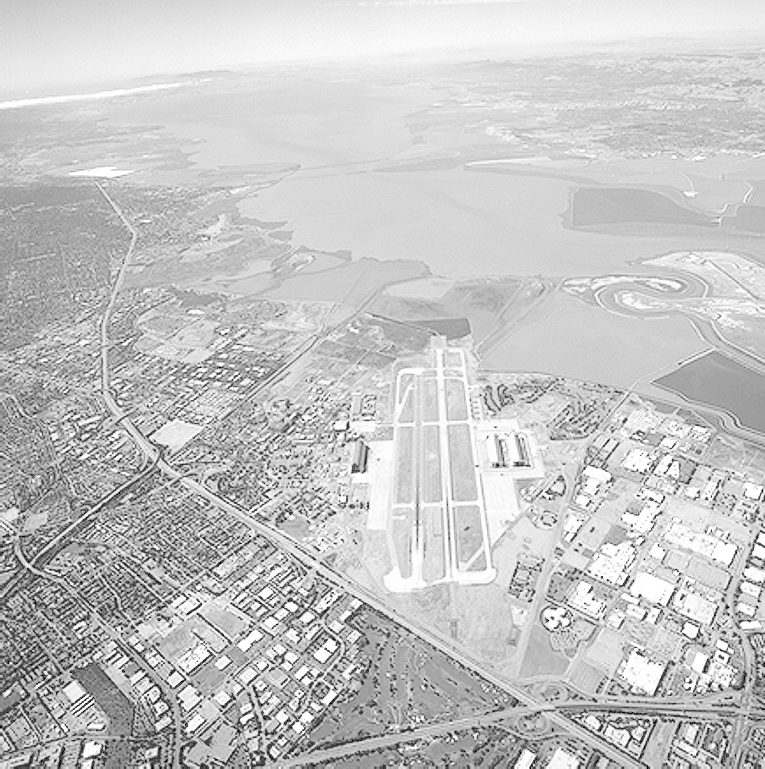
#> input picture data/original/runway.png, 765 x 769 px
$ jupyter execute q5.ipynb
#> lines starting #> are read from the running program, lines starting #| are printed output that depends on the picture
(a) Compute a normalized 5×5 Gaussian kernel (σ = 2) using NumPy

[cell 1]
import numpy as np

def gaussian_kernel(size, sigma):
#> called with size = 5, sigma = 2
    k = size // 2
    kernel = np.zeros((size, size), dtype=np.float32)

    for i in range(-k, k+1):
        for j in range(-k, k+1):
            kernel[i+k, j+k] = np.exp(-(i**2 + j**2) / (2 * sigma**2))

    # Normalize kernel
    kernel /= np.sum(kernel)
    return kernel

kernel_5x5 = gaussian_kernel(5, sigma=2)

print("5x5 Gaussian Kernel (σ=2):")
print(kernel_5x5)
print("Sum of kernel:", kernel_5x5.sum())

(b) Visualize a 51×51 Gaussian kernel as a 3D surface plot

[cell 2]
import matplotlib.pyplot as plt
from mpl_toolkits.mplot3d import Axes3D

kernel_51x51 = gaussian_kernel(51, sigma=2)

x = np.arange(51)
y = np.arange(51)
X, Y = np.meshgrid(x, y)

fig = plt.figure(figsize=(8,6))
ax = fig.add_subplot(111, projection='3d')

ax.plot_surface(X, Y, kernel_51x51, cmap='viridis')

ax.set_title("3D Surface Plot of 51x51 Gaussian Kernel (σ = 2)")
ax.set_xlabel("X")
ax.set_ylabel("Y")
ax.set_zlabel("Kernel Value")

plt.show()
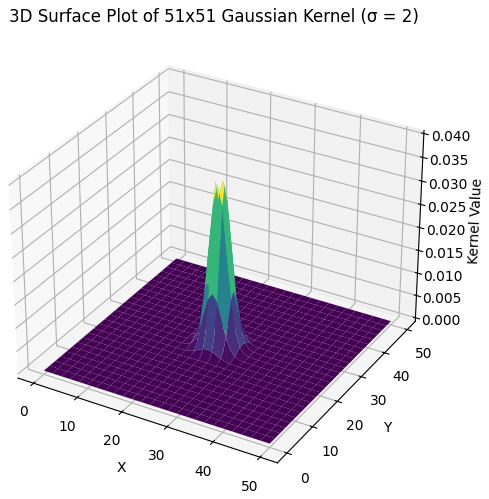
#> figure drawn by matplotlib, 1 panel

(c) Apply Gaussian smoothing using the manually computed kernel

[cell 3]
import cv2
import matplotlib.pyplot as plt
import os

# Load grayscale image
image_path = "../data/original/runway.png"
img = cv2.imread(image_path, cv2.IMREAD_GRAYSCALE)
#> img is the input picture: shape (769, 765); min 0, max 255, mean 197.1

if img is None:
    raise FileNotFoundError("Image not found")

# Apply manual Gaussian filtering
smoothed_manual = cv2.filter2D(img, -1, kernel_5x5)
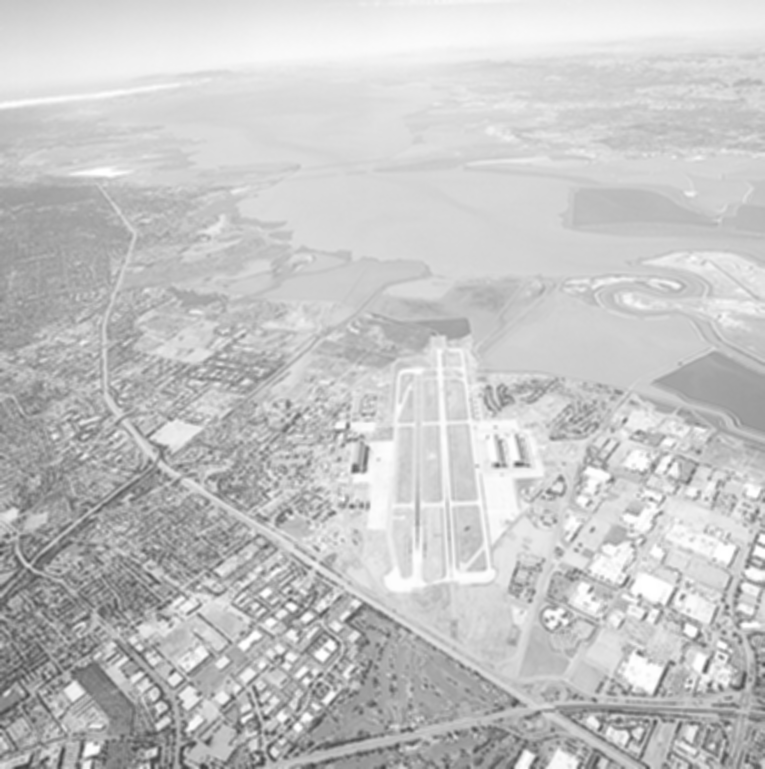
#> smoothed_manual: shape (769, 765); min 63, max 255, mean 197.1

plt.figure(figsize=(10,4))

plt.subplot(1,2,1)
plt.imshow(img, cmap='gray')
plt.title("Original Image")
plt.axis("off")

plt.subplot(1,2,2)
plt.imshow(smoothed_manual, cmap='gray')
plt.title("Gaussian Smoothed (Manual Kernel)")
plt.axis("off")

plt.show()
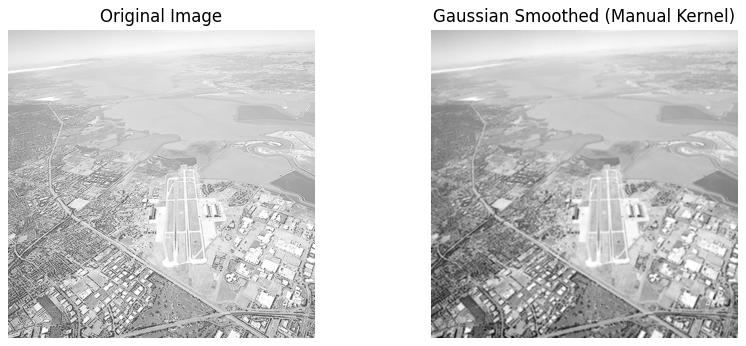
#> figure drawn by matplotlib, 2 panels

(d) Apply Gaussian smoothing using OpenCV’s GaussianBlur()

[cell 4]
smoothed_opencv = cv2.GaussianBlur(img, (5,5), sigmaX=2)

plt.figure(figsize=(10,4))

plt.subplot(1,2,1)
plt.imshow(smoothed_manual, cmap='gray')
plt.title("Manual Gaussian Filtering")
plt.axis("off")

plt.subplot(1,2,2)
plt.imshow(smoothed_opencv, cmap='gray')
plt.title("OpenCV GaussianBlur")
plt.axis("off")

plt.show()
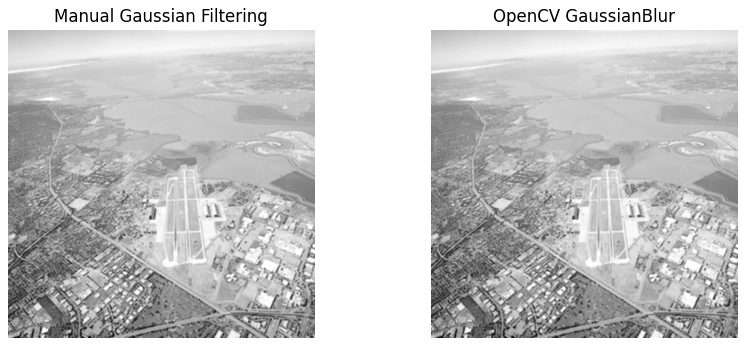
#> figure drawn by matplotlib, 2 panels
